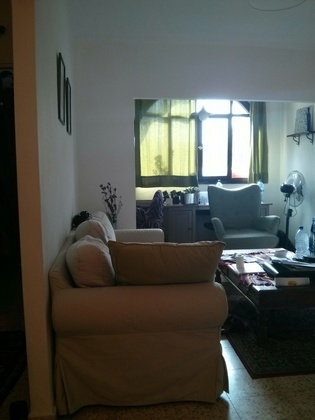
%> input picture utils/data/inp/mine/salon1.jpg, 315 x 420 px, shrunk from 2448 x 3264 before the run; its folder holds only this picture in this run
$ octave myPanorama.m   (GNU Octave 9; MATLAB toolbox functions it lacks are replaced by stand-ins)
%> lines starting %> are read from the running program, lines starting %| are printed output that depends on the picture
### utils/imReadAndConvert.m
function [image] = imReadAndConvert( filename, representation )
%> called with filename = '../data/inp/mine/salon1.jpg', representation = 1
%reads a given image file and converts it into a given representation
% when representation 1 means grayscale image and representation 2
% means RGB image

image = double(imread(filename)) / 255;
info = imfinfo(filename);
colorType = info.ColorType;
isGray = strcmp(colorType, 'grayscale');
if representation == 1 && isGray == 0;
    image = rgb2gray(image);
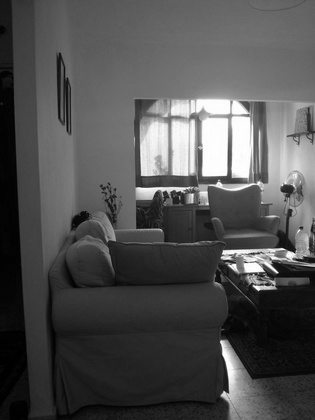
%> image: size 420x315 double; min 0, max 1, mean 0.318
end
end

### utils/GaussianPyramid.m
function [pyr, filter] = GaussianPyramid(im, maxLevels, filterSize)
%> called with maxLevels = 3, filterSize = 3
% change im to grayscclae image with double values in [0,1]

imSize = size(im);
%> imSize = [420 315]
rows = imSize(1);
%> rows = 420
cols = imSize(2);
%> cols = 315
minDim = min(rows, cols);
%> minDim = 315

%decide the final levels of the pyramid
levels = 1 + log2(minDim);
%> levels = 9.3
if (log2(minDim) < 16)
    levels = 16;
end;
if (levels > maxLevels)
    levels = maxLevels;
end;

%calculate the proper gaussian filter according to the filterSize
   gussianFilter = [1 1];
    for i = 1 : filterSize - 2
        gussianFilter = conv2(gussianFilter, [1 1]);
    end
    % normalization
    filter = gussianFilter ./ sum(gussianFilter(:));

 pyr = cell(levels, 1);
 pyr{1} = im;
 currIm = im;

 for i = 2 : levels
    blcurrIm = conv2(currIm, filter, 'same');
    blcurrIm = conv2(currIm, filter', 'same');
    pyr{i, 1} = downsample(downsample(blcurrIm, 2)',2)';
    pyr{i, 1};
    currIm = pyr{i, 1};
 end
%> this loop made 2 passes
%> pass 1, in GaussianPyramid, `currIm = pyr{i, 1};`:
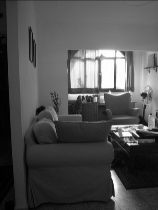
%> currIm: size 210x158 double; min 0, max 0.999, mean 0.317
%> pass 2, in GaussianPyramid, `blcurrIm = conv2(currIm, filter, 'same');`:
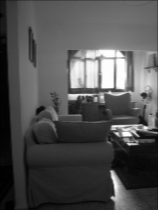
%> blcurrIm: size 210x158 double; min 0.00131, max 0.997, mean 0.317
%> after the loop, pyr = 3 items
end

### utils/generatePanorama.m
function panorama = generatePanorama(inpPathFormat,outPath,numFrames,renderAtFrame,verbose)
% GENERATEPANORAMA Load set of RGB frames and combine them into a single RGB panorama.
%
% Syntax:
% panorama = generatePanorama(inpPathFormat,outPath,numFrames,renderAtFrame,verbose)
%
% Arguments:
% inpPathFormat - String having the form '/dir1/dir2/name%d.jpg' s.t. the
%   path to RGB frame i is sprintf('/dir1/dir2/name%d.jpg',i).
% outPath - Path to output panorama RGB image file.
% numFrames - Sets the frame indices ([1:numFrames]) to load.
% renderFrame - Sets the index of the frame towards which the rest of the
%   frames should be warped when rendering the panorama.
%
% Returns:
% panorama - Combined RGB panorama image.

if verbose;
  disp(' ');
  disp('Generate-Panorama started.');
end


ransacNumIters = 1500;
ransacInlierTol = 9;
minMatchScore = 0.33;

% load frames, detect feature point positions and compute their descriptors
if verbose;
  disp('Loading frames, detecting feature points and computing their descriptors...');
end
im = cell(numFrames,1);
pos = cell(numFrames,1);
desc = cell(numFrames,1);
for i=1:numFrames
  im{i} = imReadAndConvert(sprintf(inpPathFormat,i),1);
  pyr = GaussianPyramid(im{i},3,3);
%> pyr = 3 items
  [pos{i},desc{i}] = findFeatures(pyr);
end

% register homographies between all consecutive frame pairs
if verbose;
  disp('Registering homographies between all consecutive frame pairs...');
end
Hpair = cell(numFrames-1,1);
for i=1:numFrames-1
  [inda,indb] = matchFeatures(desc{i},desc{i+1},minMatchScore);
  posa = pos{i}(inda,:);
  posb = pos{i+1}(indb,:);
  [Hpair{i},inlind] = ransacHomography(posa,posb,ransacNumIters,ransacInlierTol);
  if verbose
    displayMatches(im{i},im{i+1},posa,posb,inlind);
		drawnow;
  end
end
clear im;
Htot = accumulateHomographies(Hpair, renderAtFrame);

% load RGB images
if verbose;
  disp('Loading RGB images...'); end
imR = cell(numFrames,1);
imG = cell(numFrames,1);
imB = cell(numFrames,1);
for i=1:numFrames
  imRGB = imReadAndConvert(sprintf(inpPathFormat,i),2);
  imR{i} = imRGB(:,:,1);
  imG{i} = imRGB(:,:,2);
  imB{i} = imRGB(:,:,3);
end

% render each image channel seperately using Htot
if verbose;
  disp('Rendering panorama...'); end
panorama(:,:,1) = renderPanorama(imR,Htot);
panorama(:,:,2) = renderPanorama(imG,Htot);
panorama(:,:,3) = renderPanorama(imB,Htot);

% possibly save panorama
if ~isempty(outPath)
  if verbose;
    fprintf(1,'Saving panorama to %s...\n',outPath); end
  imwrite(panorama,outPath,'Quality',93);
end

if verbose
  figure,imshow(panorama);
  disp('Done.');
end

### utils/findFeatures.m
function [pos,desc] = findFeatures(pyr)
% FINDFEATURES Detect feature points in pyramid and sample their descriptors.
% This function should call the functions spreadOutCorners for getting the keypoints, and
% sampleDescriptor for sampling a descriptor for each keypoint
% Arguments:
% pyr - Gaussian pyramid of a grayscale image having 3 levels.
% Returns:
% pos - An Nx2 matrix of [x,y] feature positions per row found in pyr. These
% coordinates are provided at the pyramid level pyr{1}.
% desc - A kxkxN feature descriptor matrix.

    pyrSize = length(pyr);
%> pyrSize = 3
    pos = [];
    desc = [];
    for i = 1:pyrSize
        tempPos = spreadOutCorners(pyr{i}, 4, 4, 3);
        % converts between the position we got from the pyr to points
        % that fit to level 3 in the pyramid
        changedPos = ((2 ^ (i - pyrSize)) .* (tempPos - 1)) + 1;
        tempDesc = sampleDescriptor(pyr{3}, changedPos, 3);
        desc = cat(3, desc, tempDesc);
        changedPos2 = ((2 ^ (i - 1)) .* (tempPos - 1)) + 1;
        pos = cat(1, pos, changedPos2);
    end
%> this loop made 3 passes
%> (siWidth in spreadOutCorners, siHeight in spreadOutCorners, xbound in spreadOutCorners, ybound in spreadOutCorners, N in sampleDescriptor) on passes 1 to 3: (72, 98, [1 73 145 217 288], [1 99 197 295 393], 235), (32, 45, [1 33 65 97 131], [1 46 91 136 183], 147), (13, 19, [1 14 27 40 52], [1 20 39 58 78], 47)
%> pass 1, in spreadOutCorners, `im=im((radius*4+1):end-(radius*5),(radius*4+1):end-(radius*5));`:
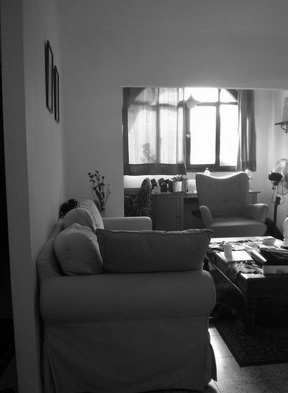
%> im: size 393x288 double; min 0, max 1, mean 0.334
%> pass 2, in spreadOutCorners (call 2), `im=im((radius*4+1):end-(radius*5),(radius*4+1):end-(radius*5));`:
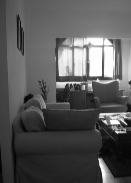
%> im: size 183x131 double; min 0.00174, max 0.999, mean 0.348
%> pass 3, in spreadOutCorners (call 3), `im=im((radius*4+1):end-(radius*5),(radius*4+1):end-(radius*5));`:
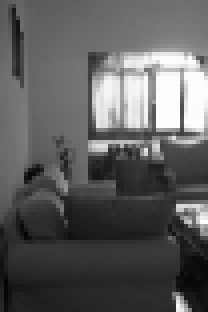
%> im: size 78x52 double (shown 4 times larger); min 0.0213, max 0.998, mean 0.368
%> after the loop, pos = 429 rows, first 12: [57 56; 59 53; 61 52; 61 62; 64 67; 66 77; 68 77; 68 85; 59 118; 62 119; 65 125; 68 131]
end

### utils/spreadOutCorners.m
function pos = spreadOutCorners(im,n,m,radius)
% SPREADOUTCORNERS Detects Harris corners in an nxm grid of sub-images of im.
%
% Syntax:
% pos = spreadOutCorners(im,n,m,radius)
%
% Arguments:
% im - Grayscale image in which to search for Harris corners.
% n - Number of vertical sub-images to decompose im into.
% m - Number of horizontal sub-images to decompose im into.
% radius - The radius size of the features - this function will make sure
% that there will not be keypoints such that the featues will be sampled
% out of the picture's border
%
% Returns:
% pos - A kx2 matrix of [x,y] corner coordinates per row detected in im.
%
% Description:
% By running Matlab's Harris corner detector on seperate sub-images of a
% given image, spreadOutCorners is able to avoid returning corners
% concentrated in a small region of the image. This may have otherwise
% occured if maxNumCorners corners, having heighest Harris score, were
% concentrated in a small image region.

numFound = 0;
pos = zeros(800,2); % preallocate pos

%remove border such that keypoints will not be too close to the border
im=im((radius*4+1):end-(radius*5),(radius*4+1):end-(radius*5));

% Harris will find at most siMaxNumCorners number of corners per sub-image
siWidth = floor(size(im,2)/m);  % sub-image width and height
siHeight = floor(size(im,1)/n); %
xbound = [1+(0:m-1)*siWidth,size(im,2)];  % boundary coords of sub-images
ybound = [1+(0:n-1)*siHeight,size(im,1)]; %

for j=1:numel(xbound)-1   % for all sub-images
  for i=1:numel(ybound)-1 %
    subIm = im(ybound(i):ybound(i+1),xbound(j):xbound(j+1));
    subImPos = HarrisCornerDetector(subIm);
    subImPos(:,1) = subImPos(:,1)+xbound(j)-1;
    subImPos(:,2) = subImPos(:,2)+ybound(i)-1;
    currNumFound = size(subImPos,1);
    pos(numFound+1:numFound+currNumFound,:) = subImPos;
    numFound = numFound+currNumFound;
  end
end

pos = pos(1:numFound,:); % get rid of the trailing zeros

%Returning the border back
pos=pos+radius*4;

### utils/sampleDescriptor.m
% SAMPLEDESCRIPTOR Sample a MOPS-like descriptor at given positions in the image.
% Arguments:
% im - nxm grayscale image to sample within.
% pos - A Nx2 matrix of [x,y] descriptor positions in im.
% descRad - ”Radius” of descriptors to compute (see below).
% Returns:
% desc - A kxkxN 3-d matrix containing the ith descriptor
% at desc(:,:,i). The per?descriptor dimensions kxk are related to the
% descRad argument as follows k = 1+2*descRad.
function desc = sampleDescriptor(im,pos,descRad)

k = 1 + 2 * descRad;
N = size(pos, 1);
desc = zeros(k,k,N);

[x, y] = meshgrid(-descRad:descRad, -descRad:descRad);

for i = 1 : N

  x = x + pos(i, 1); % maybe not integers
  y = y + pos(i, 2); % maybe not integers

  %interpolation on the indices
  imIntegerPositins = interp2(im, x, y, 'linear');
  desc(:,:,i) = imIntegerPositins;
  %normalize the descriptor to d = (d-miu)/ ||(d-miu)||
  d = desc(:,:,i);
  miu = mean(mean(d(:)));
  d = ((d(:)) - miu) / (norm(d(:) - miu));
  desc(:,:,i) = reshape(d,7,7);
  % initializing x and y to the values -descRad:descRad, -descRad:descRad
  [x, y] = meshgrid(-descRad:descRad, -descRad:descRad);
end
end

### utils/myPanorama.m
%my exampels to panorama

tic;
numFrames = 2;
inpPathFormat = '../data/inp/mine/salon%d.jpg';
	outPath = '../data/out/salon.jpg';
renderAtFrame = 1;
generatePanorama(inpPathFormat,outPath,numFrames,renderAtFrame,true);
%> in generatePanorama, `[pos{i},desc{i}] = findFeatures(pyr);`:
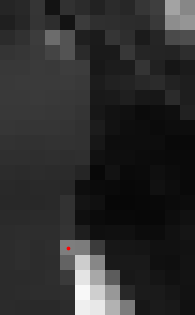
%> figure redrawn from the program's plot data; shown 15 times larger
%> the run ends on the next line
